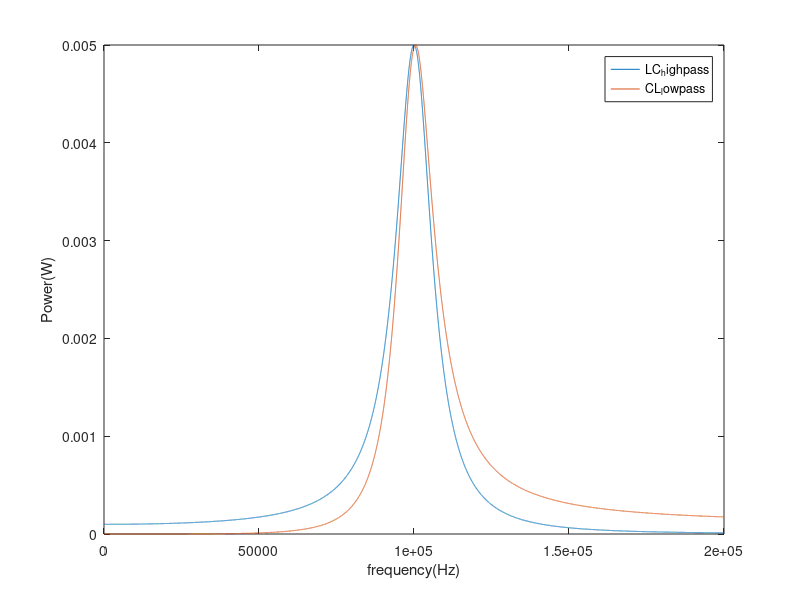

Recreate this plot in MATLAB.
RL = 10000;    %value of load resistance
RS = 50;        %value of source resistance
V = 1;          %source voltage
f=10^5;          %resonant frequency
W = 2*pi*f;
F = 0:10:2*10^5; % frequency varies betn 0 to 2*res freq
w = 2*pi*F;
C=sqrt((RL-RS)/RS)/(W*RL);  %value of C for which res freq occurs at 100KHZ for LC Network(low pass)
L=sqrt((RL-RS)*RS)/W;       %value of L for which res freq occurs at 100KHZ for LC Network (low pass)
L1=(RL/W)*sqrt(RS/(RL-RS)); %value of L for which res freq occurs at 100KHZ for CL Network(high pass)
C1 = (W^2*L^2+RL^2)/(W^2*L*RL^2); %value of  for which res freq occurs at 100KHZ for CL Network(high pass)
Power_LC = zeros(1,size(w,2));    %Power of LC Network
Power1_CL = zeros(1,size(w,2));    %power of CL network
Diff = zeros(1,2);
%below code calculates power for both LC and CL Network
for m = 1:size(w,2)
    XC = (-1i/(w(1,m)*C));
    XL =  1i*w(1,m)*L;
    Z = XC*RL/(XC+RL);
    Z1 = XL*RL/(XL+RL);
    format long;
    Power_LC(1,m)= ((abs(Z/(RS+XL+Z)))^2)/RL;
    Power1_CL(1,m)= ((abs(Z1/(RS+XC+Z1)))^2)/RL;
end
title('Power variation with frequency ');
plot(F,Power_LC), xlabel('frequency(Hz)'), ylabel('Power(W)')
hold on;
plot(F,Power1_CL)
hold on;
legend('LC_highpass','CL_lowpass')
%find max power for both LC and CL network
    P_max = max(Power_LC(1,:));
    P_max1 = max(Power1_CL(1,:));
 %find bandwidth of LC network
    for m = 1:size(w,2)
        if (abs(Power_LC(1,m)-(P_max/2)))<0.00005
            if(w(1,m)<W)
                Diff(1,1) = w(1,m);
            end
            if(w(1,m)>W)
                Diff(1,2)=w(1,m);
            end
        end
    end
    BW = Diff(1,2) - Diff(1,1); 
    disp(BW)
    
    %find bandwidth for CL Network
     for m = 1:size(w,2)
        if (abs(Power1_CL(1,m)-(P_max/2)))<0.00005
            if(w(1,m)<W)
                Diff(1,1) = w(1,m);
            end
            if(w(1,m)>W)
                Diff(1,2)=w(1,m);
            end
        end
    end
    BW1= Diff(1,2) - Diff(1,1); 
    
  

        

